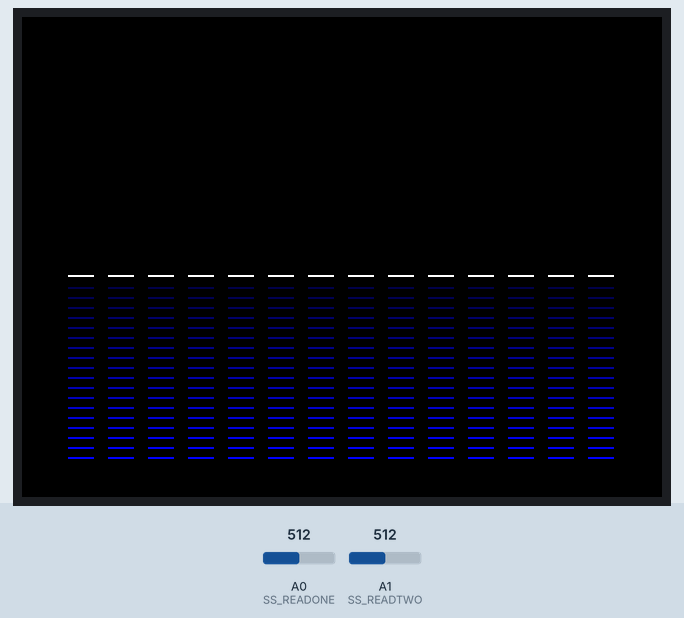
This sketch was run on a simulated Arduino Uno, built with avr-gcc and run on an emulated ATmega328P. Shown: 320×240 colour display. Inputs (shaded band) come from the test bench; at power-on: A0 (SS_READONE) = 512, A1 (SS_READTWO) = 512.

Above: at 1.4 s.
1.5 s: A0 (SS_READONE) set to 530
At 2.4 s:
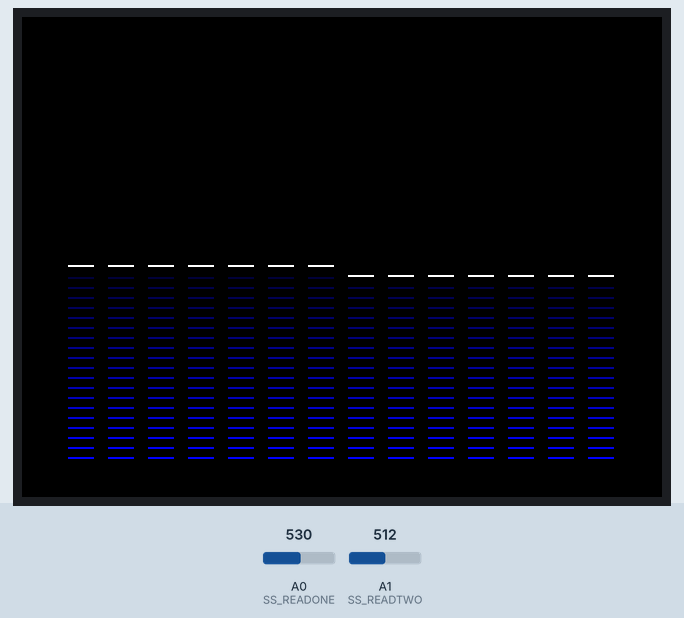
3.0 s: A1 (SS_READTWO) set to 547
At 3.3 s:
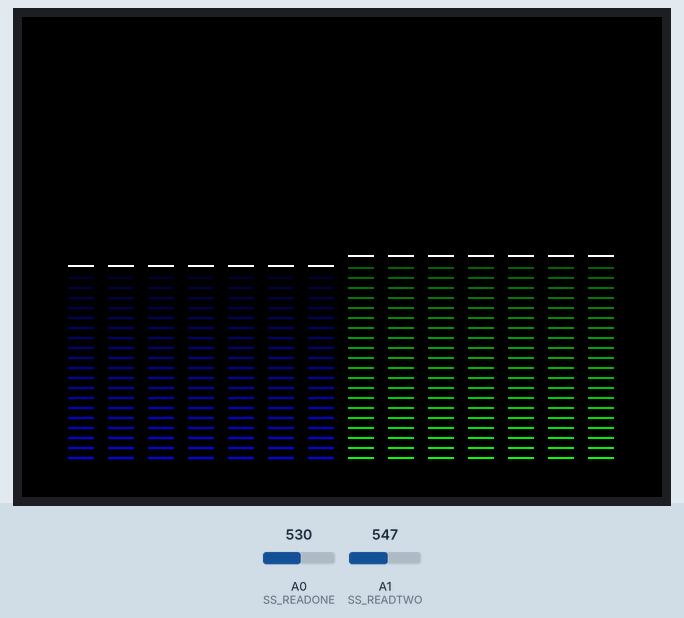
4.5 s: A1 (SS_READTWO) set to 306
At 6.3 s:
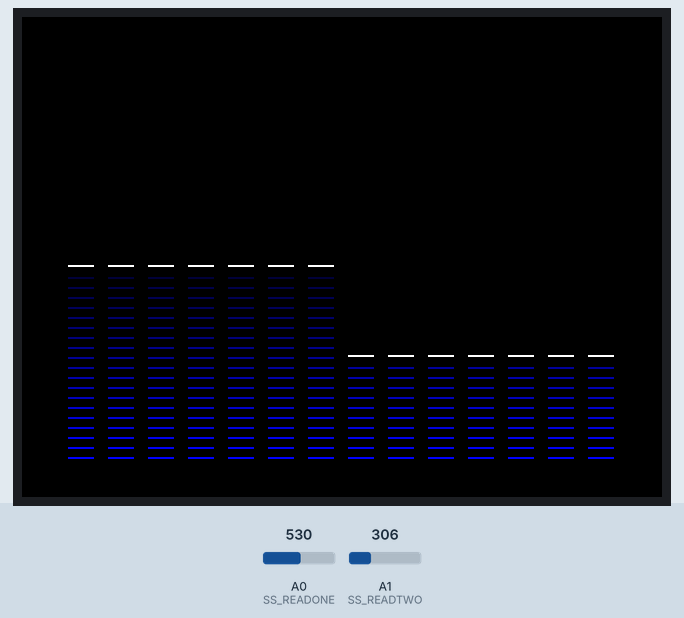
7.0 s: A0 (SS_READONE) set to 578
At 7.3 s:
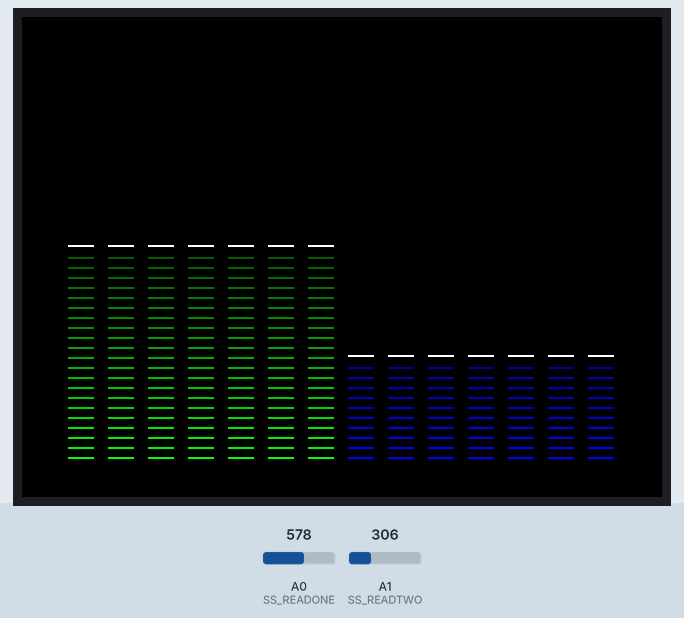
8.5 s: A0 (SS_READONE) set to 716
At 9.5 s:
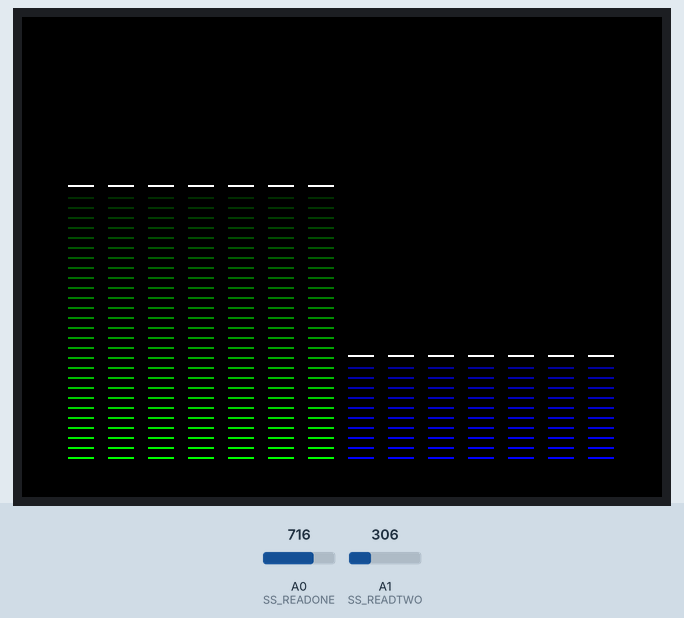
10.0 s: A1 (SS_READTWO) set to 900
At 11.4 s:
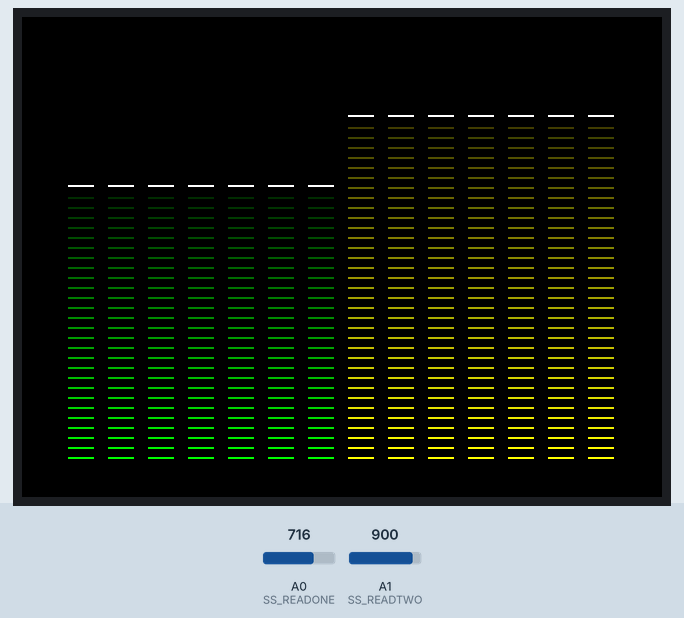
Timing chart, 0 to 12.5 s (numbered marks = the images above; inputs shaded):
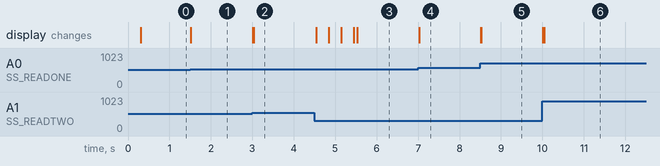

The sketch:

spectrum.ino
```cpp
/**
 * Arduino Spectrum Analyzer with MSGEQ7 Shield
 * and ILI9341 LCD Screen
 * Author: Canruo Ying
 */

#include "SPI.h"
#include "Adafruit_GFX.h"
#include "Adafruit_ILI9341.h"

//================ MSGEQ7 constants =================

#define SS_STROBE 4
#define SS_RESET 5
#define SS_READONE A0
#define SS_READTWO A1
#define SPECTRUMCOUNT 7

//================  LCD display constants ===========

#define TFT_DC 9
#define TFT_CS 10

Adafruit_ILI9341 tft = Adafruit_ILI9341(TFT_CS, TFT_DC);

const int BARNUMBER = 14;
const int MAXBARVAL = 40;
const int BARSPACING = 7;
const int DISPLAYWIDTH = 280;
const int DISPLAYHEIGHT = 200;
const int SCREENWIDTH = 320;
const int SCREENHEIGHT = 240;
const int BARWIDTH = (DISPLAYWIDTH - BARSPACING * (BARNUMBER - 1)) / BARNUMBER;
const int LINESPACING = DISPLAYHEIGHT / MAXBARVAL;
const int ORIGINX = (SCREENWIDTH - (BARWIDTH * BARNUMBER + BARSPACING * (BARNUMBER - 1))) / 2;
const int ORIGINY = SCREENHEIGHT - (SCREENHEIGHT - LINESPACING * MAXBARVAL) / 2;

//================ display color constants ==========

const int PALETTECOUNT = 4;
const double THRESHOLD[PALETTECOUNT] = {1, 0.7, 0.5, 0};
const int TAILBRIGHTNESSOFFSET = 3;

//================ display variables ================

double barValue[BARNUMBER];
double prevBarValue[BARNUMBER];
uint16_t palette[BARNUMBER];
uint16_t prevPalette[BARNUMBER];
uint16_t paletteColor[PALETTECOUNT][MAXBARVAL];

//================ tail trace constants =============

const int TRACETIME = 10;
const double TRACEFALLSPEED = 1;
const uint16_t TRACECOLOR = 0xFFFF;

//================ tail trace variables =============

double traceHeight[BARNUMBER];
double prevTraceHeight[BARNUMBER];
int traceTimer[BARNUMBER];

//================ setup ============================

/* Setup & initialize LCD and MSGEQ7 Shield. Define
 * display colors for different amplitudes.
 */
void setup() {
  // initialize MSGEQ7 shield
  initializeSpectrumShield();

  // initialize and start LCD display
  tft.begin();
  tft.setRotation(1);
  tft.fillScreen(ILI9341_BLACK);

  // define display colors
  makePalette();
}

//================ main loop ========================

/* Retrieve readings from MSGEQ7 and update display.
 */
void loop(void) {
  // retrieve signals from MSGEQ7
  updateValues();

  // determine the color of each column to be displayed.
  changeColor();

  // draw columns
  updateDisplay();

  // draw tail trace
  updateTrace();

  delay(10);
}

//================ initialize MSGEQ7 ================

/* Setup and start the MSGEQ7 shield. Based on sample code
 * provided by Sparkfun.
 * https://learn.sparkfun.com/tutorials/spectrum-shield-hookup-guide
 */
void initializeSpectrumShield() {
  // set spectrum shield pin configurations
  pinMode(SS_STROBE, OUTPUT);
  pinMode(SS_RESET, OUTPUT);
  pinMode(SS_READONE, INPUT);
  pinMode(SS_READTWO, INPUT);
  digitalWrite(SS_STROBE, HIGH);
  digitalWrite(SS_RESET, HIGH);

  // initialize MSGEQ7
  digitalWrite(SS_STROBE, LOW);
  delay(1);
  digitalWrite(SS_RESET, HIGH);
  delay(1);
  digitalWrite(SS_STROBE, HIGH);
  delay(1);
  digitalWrite(SS_STROBE, LOW);
  delay(1);
  digitalWrite(SS_RESET, LOW);
}

//================ define display palette ===========

/* Make palette for display columns based on amplitude
 * thresholds. For example, a column with max amplitude
 * is displayed in red while small amplitude columns are
 * displayed in blue.
 */
void makePalette() {
  uint16_t red;
  uint16_t green;
  uint16_t blue;
  for (int p = 0; p < PALETTECOUNT; p++) {
    int maxJ = MAXBARVAL * THRESHOLD[max(0, p-1)];
    red = 0;
    green = 0;
    blue = 0;
    for (int j = 0; j < maxJ; j++) {
      if (p == 0 || p == 1) {
        red = map(j, 0, maxJ + TAILBRIGHTNESSOFFSET, 0x1F, 0);
      }
      if (p == 1 || p == 2) {
        green = map(j, 0, maxJ + TAILBRIGHTNESSOFFSET, 0x3F, 0);
      }
      if (p == 3) {
        blue = map(j, 0, maxJ + TAILBRIGHTNESSOFFSET, 0x1F, 0);
      }
      paletteColor[p][j] = (red << 11) + (green << 5) + blue;
    }
  }
}

//================ retrieve signal and update =======

/* Retrieve frequency amplitude readings from MSGEQ7 and
 * update column height.
 */
void updateValues() {
  for (int i = 0; i < SPECTRUMCOUNT; i++) {
    int l = BARNUMBER - 1 - i;
    prevBarValue[i] = barValue[i];
    prevBarValue[l] = barValue[l];
    barValue[i] = map(analogRead(SS_READONE), 50, 1023, 0, MAXBARVAL);
    barValue[l] = map(analogRead(SS_READTWO), 50, 1023, 0, MAXBARVAL);
    digitalWrite(SS_STROBE, HIGH);
    digitalWrite(SS_STROBE, LOW);
    barValue[i] = (floor(barValue[i]) > MAXBARVAL) ? (double) MAXBARVAL : barValue[i];
    barValue[i] = (floor(barValue[i]) < 0) ? 0 : barValue[i];
    barValue[l] = (floor(barValue[l]) > MAXBARVAL) ? (double) MAXBARVAL : barValue[l];
    barValue[l] = (floor(barValue[l]) < 0) ? 0 : barValue[l];
  }
}

//================ change column color ==============

/* Update the color of each column if needed.
 */
void changeColor() {
  for (int i = 0; i < BARNUMBER; i++) {
    prevPalette[i] = palette[i];
    palette[i] = checkThreshold(barValue[i]);
  }
}

//================ update current display ===========

/* Update the current display to reflect new readings.
 */
void updateDisplay() {
  for (int i = 0; i < BARNUMBER; i++) {
    int prev = floor(prevBarValue[i]);
    int val = floor(barValue[i]);
    int x = ORIGINX + i * (BARSPACING + BARWIDTH);
    if (prevPalette[i] != palette[i]) {
      for (int j = 0; j < prev; j++) {
        int y = ORIGINY - j * LINESPACING;
        tft.drawFastHLine(x, y, BARWIDTH, paletteColor[palette[i]][j]);
      }
      prevPalette[i] = palette[i];
    }
    if (val < prev) {
      for (int j = prev; j >= val; j--) {
        int y = ORIGINY - j * LINESPACING;
        tft.drawFastHLine(x, y, BARWIDTH, ILI9341_BLACK);
      }
    } else if (val > prev) {
      for (int j = prev; j < val; j++) {
        int y = ORIGINY - j * LINESPACING;
        tft.drawFastHLine(x, y, BARWIDTH, paletteColor[palette[i]][j]);
      }
    }
  }
}

//================ check amplitude threshold ========

/* Helper function for color updater function.
 */
int checkThreshold(double barValue) {
  for (int p = 0; p < PALETTECOUNT; p++) {
    if (barValue >= THRESHOLD[p] * MAXBARVAL) {
      return p;
    }
  }
  return -1;
}

//================ draw tail trace ==================

/* Update and redraw tail trace to reflect recent max
 * value.
 */
void updateTrace() {
  for (int i = 0; i < BARNUMBER; i++) {
    int val = floor(barValue[i]);
    int x = ORIGINX + i * (BARSPACING + BARWIDTH);
    if (floor(traceHeight[i]) <= val * LINESPACING + 1) {
      traceHeight[i] = val * LINESPACING + 1;
      traceTimer[i] = TRACETIME;
    }
    if (traceTimer[i] > 0) {
      traceTimer[i]--;
    } else {
      traceHeight[i] -= TRACEFALLSPEED;
    }
    if (floor(traceHeight[i]) < floor(prevTraceHeight[i]) || (floor(traceHeight[i]) > floor(prevTraceHeight[i]) && (int) floor(prevTraceHeight[i]) % LINESPACING != 0)) {
      tft.drawFastHLine(x, ORIGINY - floor(prevTraceHeight[i]), BARWIDTH, ILI9341_BLACK);
    }
    tft.drawFastHLine(x, ORIGINY - floor(traceHeight[i]), BARWIDTH, TRACECOLOR);
    prevTraceHeight[i] = traceHeight[i];
  }
}
```

Measured:
- the behaviour switches between 512 and 513 on A0 (SS_READONE) (found by bisection; images 0 and 1)
- the behaviour switches between 536 and 537 on A1 (SS_READTWO) (found by bisection; images 1 and 2)
- the behaviour switches between 560 and 561 on A0 (SS_READONE) (found by bisection; images 3 and 4)
- after the input at 1.5 s, the display: changes at once (image 1)
- after the input at 3.0 s, the display: first changes at once (image 2 shows a later state)
- after the input at 4.5 s, the display: first changes at once (image 3 shows a later state)
- after the input at 7.0 s, the display: changes at once (image 4)
- after the input at 8.5 s, the display: first changes at once (image 5 shows a later state)
- after the input at 10.0 s, the display: first changes at once (image 6 shows a later state)
